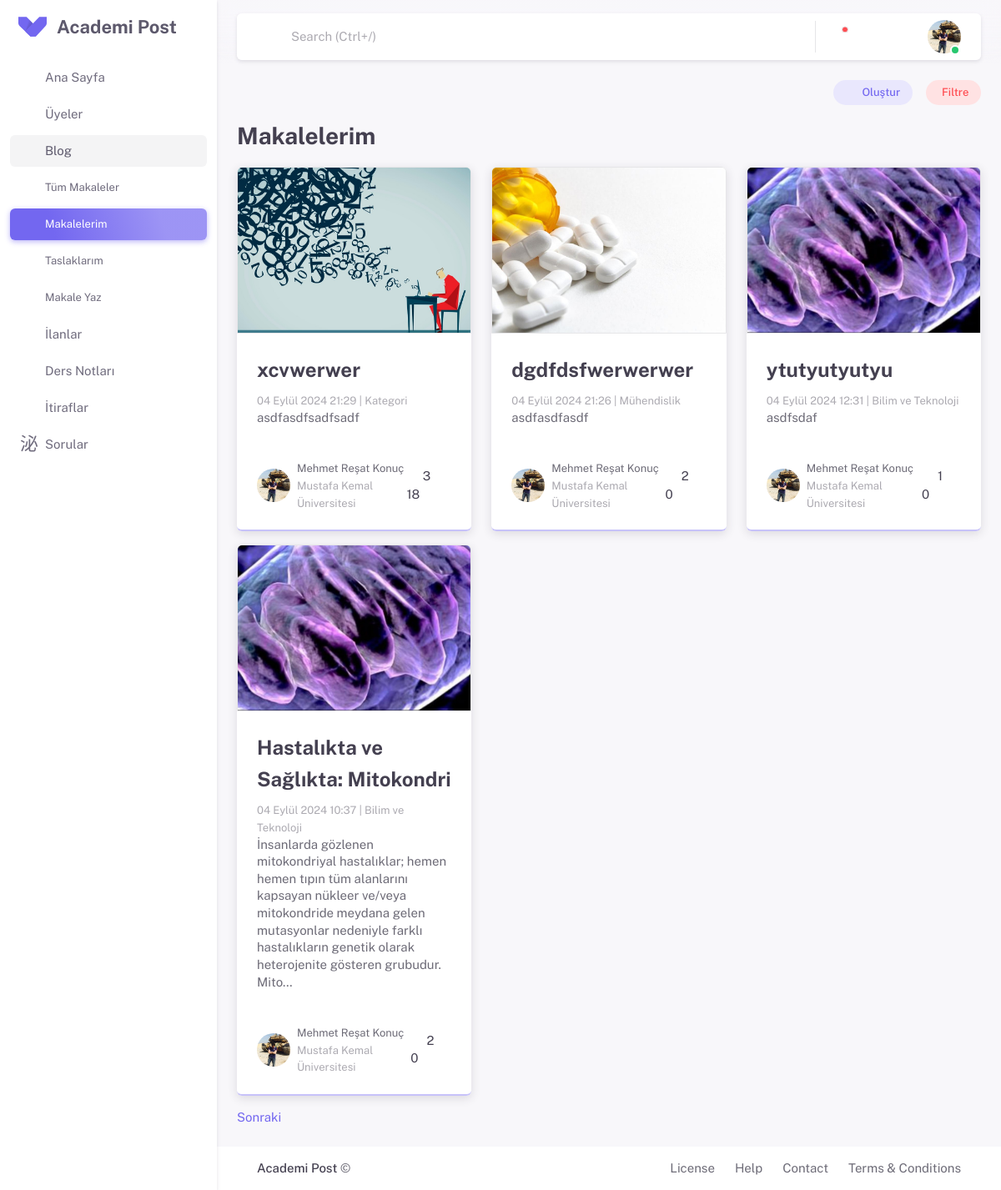
Page /blogs/my/ (signed in) on the committed database.
### apps/settings/models.py (models this page shows, shortened)
class SiteSettingsModel(models.Model):
    siteName = models.CharField(max_length=50, verbose_name="Site Adı")
    siteDescription = models.TextField(verbose_name="Site Açıklaması")
    class Meta:
        verbose_name = "Site Ayarı"
        verbose_name_plural = "Site Ayarları"

### apps/blogs/models.py (models this page shows, shortened)
class ArticlesModel(models.Model):
    user = models.ForeignKey(settings.AUTH_USER_MODEL,
                            on_delete=models.CASCADE)
    title = models.CharField(max_length=155)
    content = RichTextUploadingField()
    futured_image = models.ImageField(upload_to=upload_to)
    comments = GenericRelation(Comment)
    likes = GenericRelation(Like)
    create_at = models.DateTimeField(auto_now_add=True)
    category = TreeForeignKey(Category, on_delete=models.CASCADE)
    is_published = models.BooleanField(default=False)
    slug = models.SlugField(unique=True, max_length=160, blank=True, editable=False)
    class Meta:
        ordering = ['-create_at']

class Category(MPTTModel):
    name = models.CharField(max_length=100, unique=True)
    parent = TreeForeignKey('self', on_delete=models.CASCADE, null=True, blank=True, related_name='children')
    class MPTTMeta:
        order_insertion_by = ['name']
    def __str__(self):
        return self.name

### apps/profiles/models.py (models this page shows)
class ProfilePictureModel(models.Model):
    user = models.OneToOneField(settings.AUTH_USER_MODEL, on_delete=models.CASCADE)
    profile_photo = models.ImageField(
        upload_to='profile_photos', blank=True, null=True)

class EducationalInformationModel(models.Model):
    User = models.OneToOneField(settings.AUTH_USER_MODEL,
                             on_delete=models.CASCADE)
    Country = models.ForeignKey(inputs.CountriesModel,
                             on_delete=models.CASCADE)
    University = models.ForeignKey(inputs.UniversitiesModel,
                             on_delete=models.CASCADE)
    Department = models.ForeignKey(inputs.DepartmentsModel,
                             on_delete=models.CASCADE)
    Status = models.ForeignKey(inputs.StatusModel,
                             on_delete=models.CASCADE)

### apps/inputs/models.py (models this page shows)
class UniversitiesModel(models.Model):
    Countries = models.ForeignKey(CountriesModel, on_delete=models.CASCADE)
    Universities = models.CharField(max_length=255)
    def __str__(self):
        return self.Universities

### apps/blogs/views.py (the view)
# urls.py: path('my/', views.MyArticlesView.as_view(), name='my_articles'),
class MyArticlesView(View):
    model_data = ArticlesModel
    filter_form = MyFilter
    template = 'blogs/my.html'
    context = {'siteTitle': 'Makalelerim'}
    paginate_by = 4
    def get(self, request):
        data = self.model_data.objects.filter(is_published=True, user=request.user).order_by('-create_at')
        data = data.annotate(
            like_count=Count('likes', distinct=True),
            comment_count=Count('comments', distinct=True)
        )
        if 'reset_filter' in request.GET:
            filter = self.filter_form(queryset=data)
        else:
            filter = self.filter_form(request.GET, queryset=data)
        filtered_data = filter.qs
        sorted_data = filtered_data
        paginator = Paginator(sorted_data, self.paginate_by)
        page_number = request.GET.get('page', 1)
        page_obj = paginator.get_page(page_number)
        self.context.update({
            'data': page_obj,
            'filter': filter,
        })
        return render(request, self.template, self.context)

### apps/notifications/context_processors.py (called while the page is built)
def processors(request):
    context = {
        }
    if request.user.is_authenticated:
        notifications_header = Notification.objects.filter(user=request.user, is_read=False).order_by('-created_at')
        chats = Chat.objects.filter(
                Q(first_user=request.user) | Q(second_user=request.user)
            ).annotate(
                last_message_time=Max('message__timestamp')
            ).order_by('-last_message_time')
        for chat in chats:
            messages = Message.objects.filter(chat=chat, receiver=request.user, is_read=False)
            if not messages:
                chats = chats.exclude(id=chat.id)
        context.update({
                'notifications_header': notifications_header,
                'chats_header' : chats,
            })
    return context

### apps/blogs/templates/blogs/my.html (shortened to what this page needs)
{% extends 'partials/base.html' %}
{% load static %}
{% load crispy_forms_tags %}
{% block extra_css %}
<link rel="stylesheet" href="{% static 'assets/vendor/libs/bootstrap-select/bootstrap-select.css' %}" />
<link rel="stylesheet" href="{% static 'assets/vendor/libs/spinkit/spinkit.css' %}" />
<link rel="stylesheet" href="{% static 'assets/css/pages/blogs/index.css' %}" />
{% endblock extra_css%}
{% block content %}
<div class="d-flex bd-highlight mb-4">
   <div class="p-2 flex-grow-1 bd-highlight">
   </div>
   <div class="bd-highlight me-4">
      <a href="{% url 'article_add' %}" class="btn btn-sm btn-label-primary rounded-pill" ><i class="ti ti-plus me-1"></i>Oluştur</a>
   </div>
   <div class="bd-highlight">
      <button class="btn btn-sm btn-label-danger rounded-pill" data-bs-toggle="offcanvas" data-bs-target="#filter-canvas" aria-controls="offcanvasEnd">Filtre</button>
   </div>
</div>
<div  class="mb-4">
   <h3 class="mb-0 fw-bold">Makalelerim</h3>
</div>
{% include 'blogs/article_list.html' %}
{% endblock content %}

### templates/partials/sidebar.html (shortened to what this page needs)
<aside id="layout-menu" class="layout-menu menu-vertical menu bg-menu-theme">
    <div class="app-brand demo">
      <a href="{% url 'home' %}" class="app-brand-link">
        <span class="app-brand-logo demo">
        </span>
        <span class="app-brand-text demo menu-text fw-bold">{{siteSettings.siteName}}</span>
      </a>
      <a href="javascript:void(0);" class="layout-menu-toggle menu-link text-large ms-auto">
        <i class="ti menu-toggle-icon d-none d-xl-block align-middle"></i>
      </a>
    </div>
    {% with current_page=request.resolver_match.url_name %}
    <ul class="menu-inner py-1">
      <li class="menu-item {% if current_page == 'home' %} active{% endif %}">
        <a href="{% url 'home' %}" class="menu-link">
          <i class="menu-icon tf-icons ti ti-smart-home"></i>
          <div>Ana Sayfa</div>
        </a>
      </li>
      <li class="menu-item {% if current_page == 'members' %} active{% endif %}">
        <a href="{% url 'members' %}" class="menu-link">
          <i class="menu-icon tf-icons ti ti-user-search"></i>
          <div>Üyeler</div>
        </a>
      </li>
      <li class="menu-item {% if '/blogs/' in request.path %} active open{% endif %}">
        <a href="" class="menu-link menu-toggle">
          <i class="menu-icon tf-icons ti ti-blockquote"></i>
          <div>Blog</div>
        </a>
        <ul class="menu-sub">
          <li class="menu-item {% if current_page == 'articles' %} active{% endif %}">
            <a href="{% url 'articles' %}" class="menu-link">
              <small>Tüm Makaleler</small>
            </a>
          </li>
          <li class="menu-item {% if current_page == 'my_articles' %} active{% endif %}">
            <a href="{% url 'my_articles' %}" class="menu-link">
              <small>Makalelerim</small>
            </a>
          </li>
          <li class="menu-item {% if current_page == 'my_draft_articles' %} active{% endif %}">
            <a href="{% url 'my_draft_articles' %}" class="menu-link">
              <small>Taslaklarım</small>
            </a>
          </li>
          <li class="menu-item {% if current_page == 'article_add' or current_page == 'article_edit' %} active{% endif %}">
            <a href="{% url 'article_add' %}" class="menu-link">
              <small>Makale Yaz</small>
            </a>
          </li>
        </ul>
      </li>
      <li class="menu-item {% if '/marketplace/' in request.path %} active open{% endif %}">
        <a href="{% url 'marketplace' %}" class="menu-link menu-toggle">
          <i class="menu-icon tf-icons ti ti-building-store"></i>
          <div>İlanlar</div>
        </a>
      </li>
      <li class="menu-item {% if '/documents/' in request.path %} active open{% endif %}">
        <a href="" class="menu-link menu-toggle">
          <i class="menu-icon tf-icons ti ti-notebook"></i>
          <div>Ders Notları</div>
        </a>
      </li>
      <li class="menu-item {% if '/confessions/' in request.path %} active open{% endif %}">
        <a href="{% url 'confessions' %}" class="menu-link menu-toggle">
          <i class="menu-icon ti-icons ti ti-spy"></i>
          <div>İtiraflar</div>
        </a>
      </li>
      <li class="menu-item {% if '/questions/' in request.path %} active open{% endif %}">
        <a href="" class="menu-link menu-toggle">
          <i class="menu-icon ti-icons ti ti-message-2-question"></i>
          <div>Sorular</div>
        </a>
      </li>
    </ul>
    {% endwith %}
  </aside>

### apps/blogs/templates/blogs/article_list.html (shortened to what this page needs)
{% load static %}
<div class="row infinite-container">
   {% for item in data %}
   <div class="col-lg-4 mb-4 infinite-item">
      <div class="card card-border-shadow-primary h-100">
         <a href="{% url 'article_details' item.slug %}">
         <img src="{{item.futured_image.url}}" class="card-img-top border" alt="{{ item.title }}">
         </a>
         <div class="card-body">
            <a href="{% url 'article_details' item.slug %}">
               <h4 class="card-title fw-bold">{{ item.title|truncatechars:48 }}</h4>
            </a>
            <small class="text-muted mb-2">{{ item.create_at }} | {{ item.category.name }}</small>
            {{ item.content|safe|truncatechars:250 }}
         </div>
         <div class="card-footer">
            <div class="d-flex justify-content-between align-items-center">
               <a href="{% url 'profile' item.user.username %}">
                  <div class="d-flex align-items-center text-muted">
                     {% if item.user.profilepicturemodel.profile_photo %}
                     <img src="{{ item.user.profilepicturemodel.profile_photo.url }}"
                        alt="Yazar Profil Fotoğrafı"
                        class="rounded-circle me-2"
                        style="width: 40px; height: 40px;">
                     {% else %}
                     <img src="{% static 'assets/img/avatars/11.png' %}"
                        alt="Yazar Profil Fotoğrafı"
                        class="rounded-circle me-2"
                        style="width: 40px; height: 40px;">
                     {% endif %}
                     <div>
                        <small class="text-body">{{ item.user.first_name }} {{ item.user.last_name }}</small>
                        <div>
                           <small>{{ item.user.educationalinformationmodel.University }}</small>
                        </div>
                     </div>
                  </div>
               </a>
               <div>
                  <span class="me-3"><i class="ti ti-heart-filled text-primary"></i> {{ item.like_count }}</span>
                  <span> {{ item.comment_count }}</span>
               </div>
            </div>
         </div>
      </div>
   </div>
   {% endfor %}
</div>
<div class="row">
   <div class="col-lg-8">
      {% if data.has_next %}
      <a class="infinite-more-link" href="?{% for key, value in request.GET.items %}{{ key }}={{ value }}&{% endfor %}page={{ data.next_page_number }}">Sonraki</a>
      {% endif %}
   </div>
</div>

### templates/partials/footer.html
<footer class="content-footer footer bg-white">
    <div class="container-xxl">
    <div class="container-fluid d-flex flex-md-row flex-column justify-content-between align-items-md-center gap-1 container-p-x py-4">
      <div>
        <a href="https://demos.pixinvent.com/vuexy-html-admin-template/landing/" target="_blank" class="footer-text fw-medium">{{siteSettings.siteName}}</a>
        ©
      </div>
      <div class="d-flex flex-column flex-sm-row">
        <a href="https://themeforest.net/licenses/standard" class="footer-link me-6" target="_blank">License</a>
        <a href="javascript:void(0)" class="footer-link me-6">Help</a>
        <a href="javascript:void(0)" class="footer-link me-6">Contact</a>
        <a href="javascript:void(0)" class="footer-link">Terms &amp; Conditions</a>
      </div>
    </div>
  </div>
  </footer>

### static/assets/css/demo.css (style rules this page uses)
.light-style .menu .app-brand.demo { height: 64px; }
.app-brand-logo.demo { -ms-flex-align: center; align-items: center; -ms-flex-pack: center; justify-content: center; display: -ms-flexbox; display: flex; width: 34px; height: 24px; }
.app-brand-logo.demo svg { width: 35px; height: 24px; }
.app-brand-text.demo { font-size: 1.375rem; }

### static/assets/css/pages/blogs/index.css (style rules this page uses)
.card img { height: 200px; object-fit: cover; width: 100%; }

### rows in the picture
SiteSettingsModel: siteName "Academi Post"
ArticlesModel: futured_image (picture), title "xcvwerwer", create_at "04 Eylül 2024 21:29", category.name "Kategori", content "asdfasdfsadfsadf", user.profilepicturemodel.profile_photo (picture), user.first_name "Mehmet Reşat", user.last_name "Konuç", user.educationalinformationmodel.University "Mustafa Kemal Üniversitesi", like_count "3", comment_count "18"
ArticlesModel: futured_image (picture), title "dgdfdsfwerwerwer", create_at "04 Eylül 2024 21:26", category.name "Mühendislik", content "asdfasdfasdf", user.profilepicturemodel.profile_photo (picture), user.first_name "Mehmet Reşat", user.last_name "Konuç", user.educationalinformationmodel.University "Mustafa Kemal Üniversitesi", like_count "2", comment_count "0"
ArticlesModel: futured_image (picture), title "ytutyutyutyu", create_at "04 Eylül 2024 12:31", category.name "Bilim ve Teknoloji", content "asdfsdaf", user.profilepicturemodel.profile_photo (picture), user.first_name "Mehmet Reşat", user.last_name "Konuç", user.educationalinformationmodel.University "Mustafa Kemal Üniversitesi", like_count "1", comment_count "0"
ArticlesModel: futured_image (picture), title "Hastalıkta ve Sağlıkta: Mitokondri", create_at "04 Eylül 2024 10:37", category.name "Bilim ve Teknoloji", content "İnsanlarda gözlenen mitokondriyal hastalıklar; hemen hemen tıpın tüm alanlarını kapsayan nükleer ve/veya mitokondride meydana gelen mutasyonlar nedeniyle farklı hastalıkların genetik olarak heterojenite gösteren grubudur. Mito…", user.profilepicturemodel.profile_photo (picture), user.first_name "Mehmet Reşat", user.last_name "Konuç", user.educationalinformationmodel.University "Mustafa Kemal Üniversitesi", like_count "2", comment_count "0"
